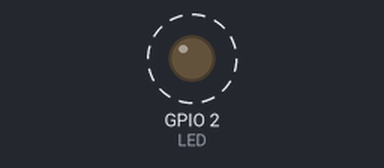
Bench run of a sketch on a simulated ESP32. On the bench: output pins drawn as LEDs (lit = HIGH). Dashed ring = blinking.

Above: at 0.5 s.
Timing chart, 0 to 4.6 s (numbered marks = the images above):
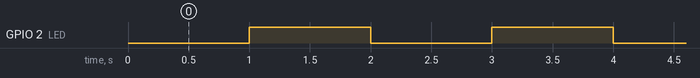

Measured:
- by itself, GPIO 2 (LED): alternates HIGH for 1.0 s and LOW for 1.0 s

The sketch:

ESP32_Simple_LIGHT.ino
```cpp
// Мигаем встроенным светодиодом на ESP32
const int LED = 2;

void setup() {
  pinMode(LED, OUTPUT);
}

void loop() {
  delay(1000);
  digitalWrite(LED, HIGH);
  delay(1000);
  digitalWrite(LED, LOW);
}
```
